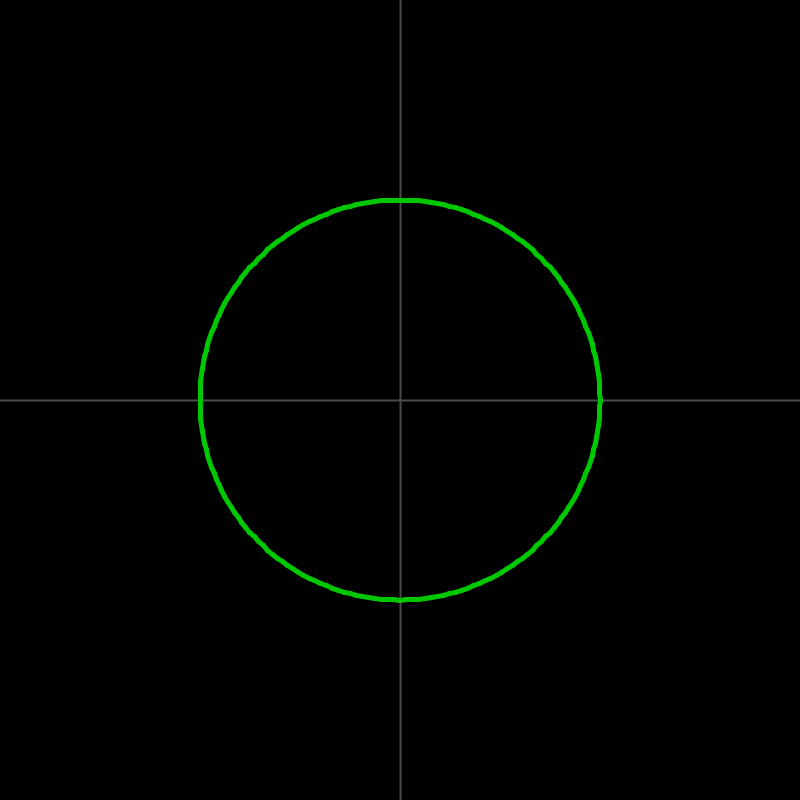
Frame 1 (no input)
Frame 60 (the mouse pressed at the canvas centre just before this capture): identical to frame 1, image omitted
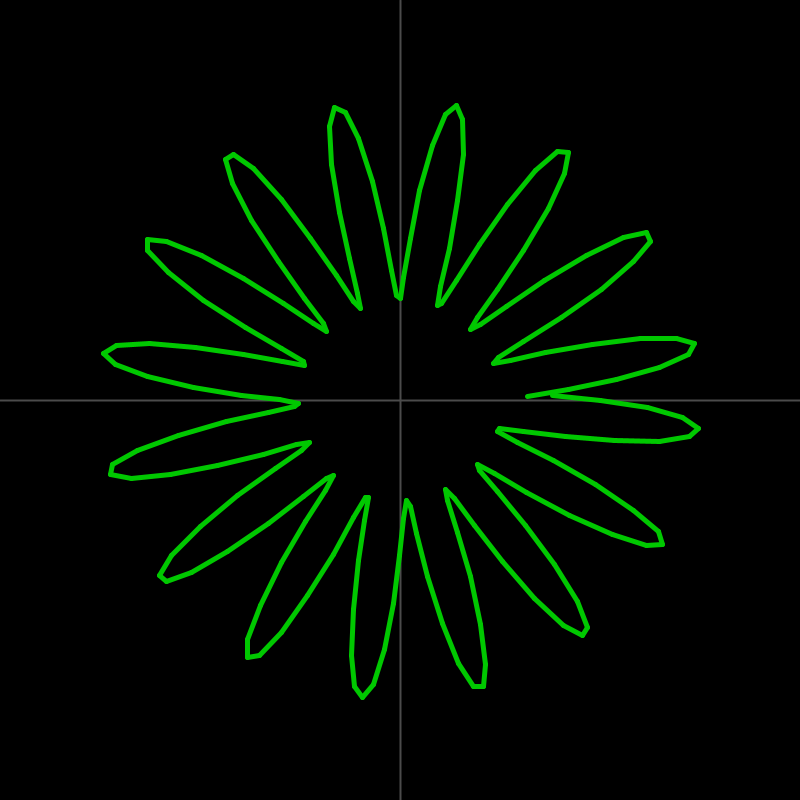
Frame 120 (the mouse held since frame 60 and released just before this capture)

The Processing sketch that drew these frames (run headless with seeded random() and noise(); from frame 60 on, the mouse is pressed at the canvas centre):

// Processing sketch: polar_graph
// ── polar_graph.pde
int unit;  float step;

void setup() {
  size(800,800);
  if (width < height) unit = (int)width/2;
  else unit = (int)height/2;
  step = TWO_PI/200;
}

float f(float a) {
  float x = map(mouseX,0,width,0,PI);
  float y = map(mouseY,height,0,0,PI);
  //return sin(a+x)*cos(a+y);
  //return sin(a*x)*cos(a*y);
  return (sin(a*x*10)+2)/4;
  //return (cos(a*x*3)+1)/4;
  //return cos((int)(x*3)*a);
}

void draw() {
  translate(width/2,height/2);
  background(0);
  stroke(75);  strokeWeight(2);
  line(-width/2,0,width/2,0);
  line(0,-height/2,0,height/2);
  for(int i = 1; i < (width/2.0)/unit; i++) {
    line(i*unit,-5,i*unit,5);
    line(-i*unit,-5,-i*unit,5);
  }
  for(int i = 1; i < (height/2.0)/unit; i++) {
    line(-5,i*unit,5,i*unit);
    line(-5,-i*unit,5,-i*unit);
  }
  stroke(0,200,0);
  strokeWeight(5);
  float a, r, rp;
  a = 0;  rp = f(-step)*unit;
  while (a <= TWO_PI) {
    r = f(a)*unit;
    line(r*cos(a),r*sin(a),rp*cos(a-step),rp*sin(a-step));
    rp = r;
    a += step;
  }
}

void mouseWheel(MouseEvent event) {
  if (unit - 20*event.getCount() > 0) {
    unit -= 20*event.getCount();
  }
}
